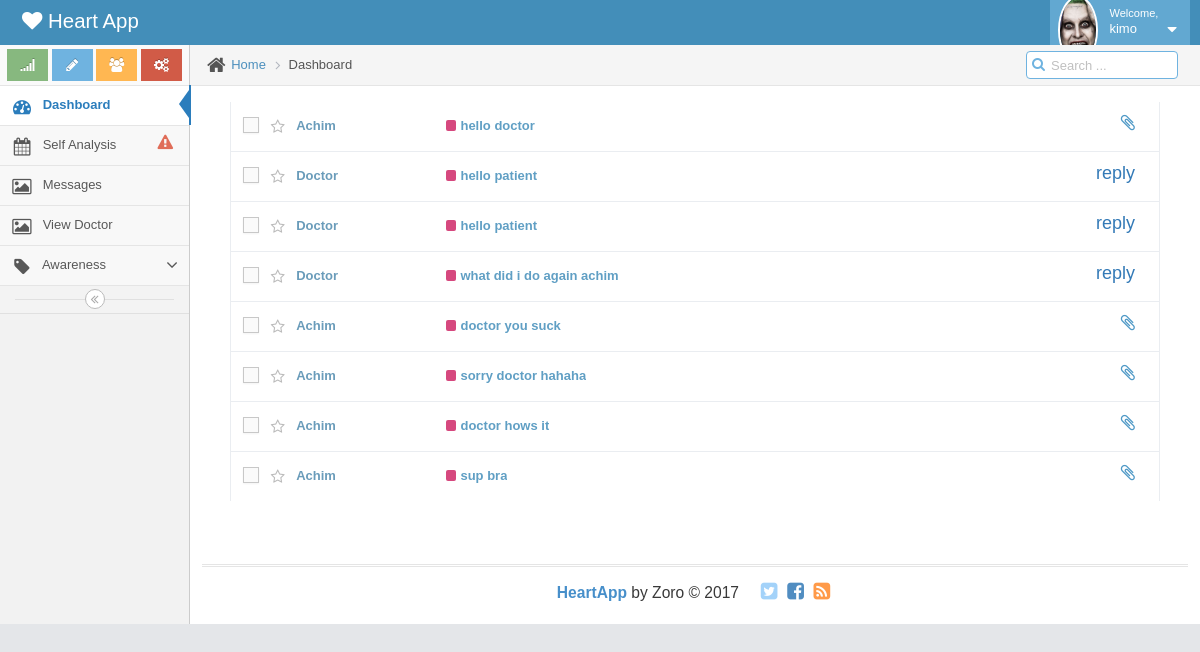
The page /allmessages (signed in) on the database its author committed.
### heart/models.py (models this page shows, shortened)
class User(db.Model, UserMixin):
    id = db.Column(db.Integer, primary_key=True)
    username = db.Column(db.String(80), unique=True)
    name = db.Column(db.String(100))
    surname = db.Column(db.String(100))
    gender = db.Column(db.String(50))
    location = db.Column(db.String(200))
    email = db.Column(db.String(120), unique=True)
    password_hash = db.Column(db.String(80))
    weight = db.Column(db.Float)
    height = db.Column(db.Float)
    bio = db.Column(db.Text)
    pic = db.Column(db.String(200))
    role = db.Column(db.String(20))
    flagged = db.Column(db.Boolean)
    feedback = db.relationship('PatientFeedBack', backref='user', lazy='dynamic')
    message = db.relationship('Query', backref='user', lazy='dynamic')
    mydoctor = db.Column(db.Integer, db.ForeignKey('doctor.id'))
    @property
    def password(self):
        raise AttributeError('password: write-only field')

class Query(db.Model):
    id = db.Column(db.Integer, primary_key=True)
    content = db.Column(db.Text)
    name = db.Column(db.String(100))
    patient_id = db.Column(db.Integer, db.ForeignKey('user.id'))
    doctor_id = db.Column(db.Integer, db.ForeignKey('doctor.id'))
    responses = db.relationship('Response', backref='query', lazy='dynamic')

class Response(db.Model):
    id = db.Column(db.Integer, primary_key=True)
    content = db.Column(db.Text)
    doctor_id = db.Column(db.Integer, db.ForeignKey('doctor.id'))
    query_id = db.Column(db.Integer, db.ForeignKey('query.id'))

### heart/views.py (the view)
@app.route('/allmessages')
def allMessages():
    messages = Query.query.filter_by(patient_id=current_user.id)
    return render_template('messages.html', messages=messages)

### heart/views.py (called while the page is built)
@login_manager.user_loader
def load_user(userid):
	return User.query.get(int(userid))

### heart/templates/messages.html (shortened to what this page needs)
{% extends 'base.html' %}
{% block content %}
<div class="page-content">
		<div class="row">
			<div class="col-xs-12">
				<div class="row">
					<div class="col-xs-12">
						<div class="tabbable">
							<div class="tab-content no-border no-padding">
								<div id="inbox" class="tab-pane in active">
									<div class="message-container">
										<div class="message-list-container">
											<div class="message-list" id="message-list">
												{% for message in messages %}
												<div class="message-item message-unread">
													<label class="inline">
														<span class="lbl"></span>
													</label>
													<i class="message-star ace-icon fa fa-star-o light-grey"></i>
													<span class="sender" title="John Doe">
														{{ current_user.name }}
													</span>
													<span class="attachment">
														<i class="ace-icon fa fa-paperclip"></i>
													</span>
													<span class="summary">
														<span class="badge badge-pink mail-tag"></span>
														<span class="text">
															{{ message.content }}
														</span>
													</span>
												</div>
													{% for response in message.responses %}
													<div class="message-item message-unread">
														<label class="inline">
															<span class="lbl"></span>
														</label>
														<i class="message-star ace-icon fa fa-star-o light-grey"></i>
														<span class="sender" title="John Doe">
															Doctor
														</span>
														<span class="attachment">
															<a href="{{ url_for('sendMessage') }}">reply</a>
														</span>
														<span class="summary">
															<span class="badge badge-pink mail-tag"></span>
															<span class="text">
																{{ response.content }}
															</span>
														</span>
													</div>
													{% endfor %}
												{% endfor %}
											</div>
										</div>
									</div>
								</div>
							</div>
						</div>
					</div>
				</div>
			</div>
		</div>
	</div>
{% endblock %}

### heart/templates/base.html (shortened to what this page needs)
<!DOCTYPE html>
<html lang="en">
	<head>
		<link rel="stylesheet" href="{{ url_for('static', filename='assets/css/bootstrap.min.css') }}" />
		<link rel="stylesheet" href="{{ url_for('static', filename='assets/font-awesome/4.5.0/css/font-awesome.min.css')  }}" />
		<link rel="stylesheet" href="{{ url_for('static', filename='assets/css/ace.min.css') }}" class="ace-main-stylesheet" id="main-ace-style" />
		<link rel="stylesheet" href="{{ url_for('static', filename='assets/css/ace-skins.min.css') }}" />
		<link rel="stylesheet" href="{{ url_for('static', filename='assets/css/ace-rtl.min.css') }}" />
	</head>
	<body class="no-skin" >
		<div id="navbar" class="navbar navbar-default          ace-save-state">
			<div class="navbar-container ace-save-state" id="navbar-container">
				<div class="navbar-header pull-left">
					<a href="" class="navbar-brand">
						<small>
							<i class="fa fa-heart"></i>
							Heart App
						</small>
					</a>
				</div>
				<div class="navbar-buttons navbar-header pull-right" role="navigation">
					<ul class="nav ace-nav">
						<li class="light-blue dropdown-modal">
							<a data-toggle="dropdown" href="#" class="dropdown-toggle">
								{% if current_user.pic %}
								<img class="nav-user-photo" src="{{ url_for('static', filename='images/' + current_user.pic) }}" alt="" />
								{% else %}
								<img class="nav-user-photo" src="{{ url_for('static', filename='assets/images/avatars/avatar.png') }}" alt="" />
								{% endif %}
								<span class="user-info">
									<small>Welcome,</small>
									{{ current_user.username }}
								</span>
								<i class="ace-icon fa fa-caret-down"></i>
							</a>
						</li>
					</ul>
				</div>
			</div>
		</div>
		<div class="main-container ace-save-state" id="main-container">
			<div id="sidebar" class="sidebar                  responsive                    ace-save-state">
				<div class="sidebar-shortcuts" id="sidebar-shortcuts">
					<div class="sidebar-shortcuts-large" id="sidebar-shortcuts-large">
						<button class="btn btn-success">
							<i class="ace-icon fa fa-signal"></i>
						</button>
						<button class="btn btn-info">
							<i class="ace-icon fa fa-pencil"></i>
						</button>
						<button class="btn btn-warning">
							<i class="ace-icon fa fa-users"></i>
						</button>
						<button class="btn btn-danger">
							<i class="ace-icon fa fa-cogs"></i>
						</button>
					</div>
				</div>
				<ul class="nav nav-list">
					<li class="active">
						<a href="{{ url_for('home') }}">
							<i class="menu-icon fa fa-tachometer"></i>
							<span class="menu-text"> Dashboard </span>
						</a>
					</li>
					<li class="">
						<a href="{{ url_for('analyze') }}">
							<i class="menu-icon fa fa-calendar"></i>
							<span class="menu-text">
								Self Analysis
								<span class="badge badge-transparent tooltip-error" title="2 Important Events">
									<i class="ace-icon fa fa-exclamation-triangle red bigger-130"></i>
								</span>
							</span>
						</a>
					</li>
					<li class="">
						<a href="{{ url_for('allMessages') }}">
							<i class="menu-icon fa fa-picture-o"></i>
							<span class="menu-text"> Messages </span>
						</a>
					</li>
					<li class="">
						{% if current_user.mydoctor %}
						<a href="{{ url_for('my_doctor', id=current_user.mydoctor) }}">
							<i class="menu-icon fa fa-picture-o"></i>
							<span class="menu-text"> View Doctor </span>
						</a>
						{% else %}
						<a href="#">
							<i class="menu-icon fa fa-picture-o"></i>
							<span class="menu-text"> No Doctor Yet </span>
						</a>
						{% endif %}
					</li>
					<li class="">
						<a href="#" class="dropdown-toggle">
							<i class="menu-icon fa fa-tag"></i>
							<span class="menu-text"> Awareness  </span>
							<b class="arrow fa fa-angle-down"></b>
						</a>
					</li>
				</ul>
				<div class="sidebar-toggle sidebar-collapse" id="sidebar-collapse">
					<i id="sidebar-toggle-icon" class="ace-icon fa fa-angle-double-left ace-save-state" data-icon1="ace-icon fa fa-angle-double-left" data-icon2="ace-icon fa fa-angle-double-right"></i>
				</div>
			</div>
			<div class="main-content">
				<div class="main-content-inner">
					<div class="breadcrumbs ace-save-state" id="breadcrumbs">
						<ul class="breadcrumb">
							<li>
								<i class="ace-icon fa fa-home home-icon"></i>
								<a href="#">Home</a>
							</li>
							<li class="active">Dashboard</li>
						</ul>
						<div class="nav-search" id="nav-search">
							<form class="form-search">
								<span class="input-icon">
									<input type="text" placeholder="Search ..." class="nav-search-input" id="nav-search-input" autocomplete="off" />
									<i class="ace-icon fa fa-search nav-search-icon"></i>
								</span>
							</form>
						</div>
					</div>
					<div class="page-content">
						{% block content %}{% endblock %}
					</div>
				</div>
			</div>
			<div class="footer">
				<div class="footer-inner">
					<div class="footer-content">
						<span class="bigger-120">
							<span class="blue bolder">HeartApp</span>
							by Zoro &copy; 2017
						</span>
						<span class="action-buttons">
							<a href="#">
								<i class="ace-icon fa fa-twitter-square light-blue bigger-150"></i>
							</a>
							<a href="#">
								<i class="ace-icon fa fa-facebook-square text-primary bigger-150"></i>
							</a>
							<a href="#">
								<i class="ace-icon fa fa-rss-square orange bigger-150"></i>
							</a>
						</span>
					</div>
				</div>
			</div>
		</div>
	</body>
</html>

### heart/templates/base.html (style rules this page uses)
body { font-family: 'Muli', 'Helvetica', 'Arial', 'sans-serif'; }

### rows shown on the page
User: pic (picture), username "kimo", name "Achim"
Query: content "hello doctor"
Response: content "hello patient"
Response: content "hello patient"
Response: content "what did i do again achim"
Query: content "doctor you suck"
Query: content "sorry doctor hahaha"
Query: content "doctor hows it"
Query: content "sup bra"
